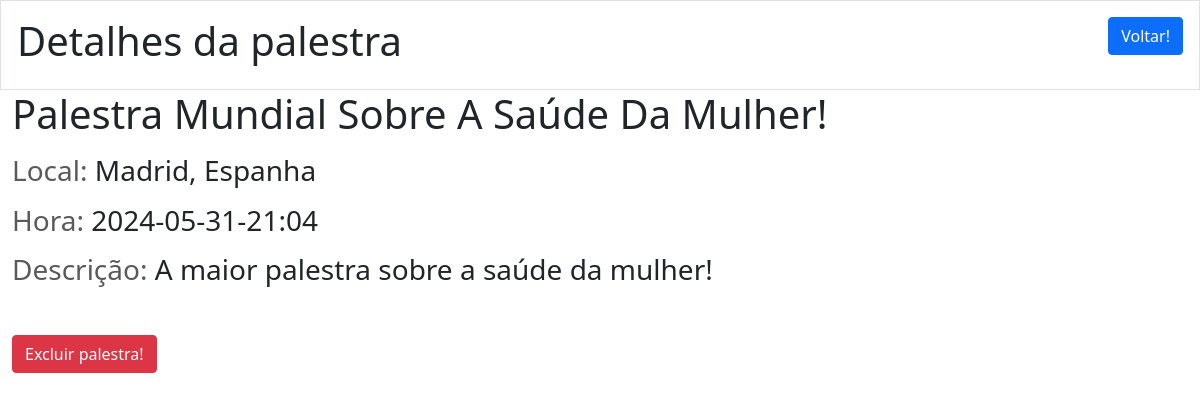
/palestra/4, run on the app's committed database.
### tables this page shows
CREATE TABLE `palestras` (`id` INTEGER PRIMARY KEY AUTOINCREMENT UNIQUE NOT NULL, "nome" TEXT NOT NULL, `local` TEXT NOT NULL, `hora` TEXT NOT NULL, `desc` TEXT NOT NULL);

### app.py (the view)
@app.route("/palestra/<id>")
def detalhes_palestra(id):
    palestrantes_lista, palestras_lista = carregarObjetos()
    for palestra in palestras_lista:
        if str(palestra.id) == str(id):
            return render_template("detalhes_palestra.html", palestra=palestra)

### palestrantes.py (called while the page is built)
def carregarObjetos():
    conn = sqlite3.connect("database.db")
    c = conn.cursor()
    c.execute("SELECT * FROM palestras")
    palestras = c.fetchall()
    c.execute("SELECT * FROM palestrantes")
    palestrantes = c.fetchall()
    conn.commit()
    conn.close()
    palestras_lista = []
    palestrantes_lista = []
    for palestra in palestras:
        id, nome, local, hora, desc = palestra
        obj_palestra = Palestra(id, nome, hora, local, desc)
        palestras_lista.append(obj_palestra)
    for palestrante in palestrantes:
        id, nome, bio, area, imagem = palestrante
        imagem = palestrante[4][7:]
        obj_palestrante = Palestrante(id, nome, bio, area, imagem)
        palestrantes_lista.append(obj_palestrante)
    return palestrantes_lista, palestras_lista

### templates/detalhes_palestra.html (shortened to what this page needs)
{% extends 'base.html' %}
{% block body %}
<div class="container-fluid d-flex justify-content-between border p-3">
    <h1>Detalhes da palestra</h1>
    <a href="{{url_for('home')}}"><button class="btn btn-primary">Voltar!</button></a>
</div>
<div class="container-fluid">
    <h1 class="mb-3">{{palestra.nome}}</h1>
    <h3 class="mb-3"><span>Local: </span>{{palestra.local}}</h3>
    <h3 class="mb-3"><span>Hora: </span>{{palestra.hora}}</h3>
    <h3 class="mb-5"><span>Descrição: </span>{{palestra.desc}}</h3>
    <a href="/del_palestra/{{palestra.id}}"><button class="btn btn-danger">
            Excluir palestra!
        </button></a>
</div>
{% endblock %}

### static/css/style.css (style rules this page uses)
body span { color: rgb(90, 90, 90); }

### data on the page
palestras: nome "Palestra Mundial Sobre A Saúde Da Mulher!", local "Madrid, Espanha", hora "2024-05-31-21:04", desc "A maior palestra sobre a saúde da mulher!"
